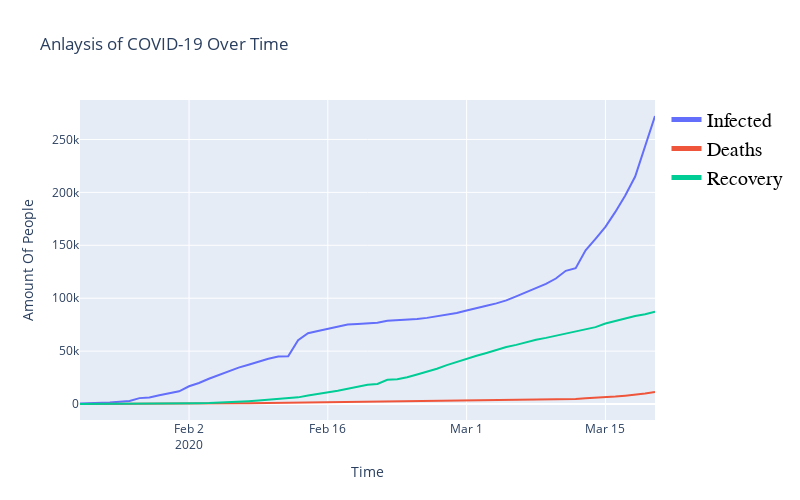

The notebook cell saved with this chart:
### Code cell
today_timeline.analyze_covid_timelines()
